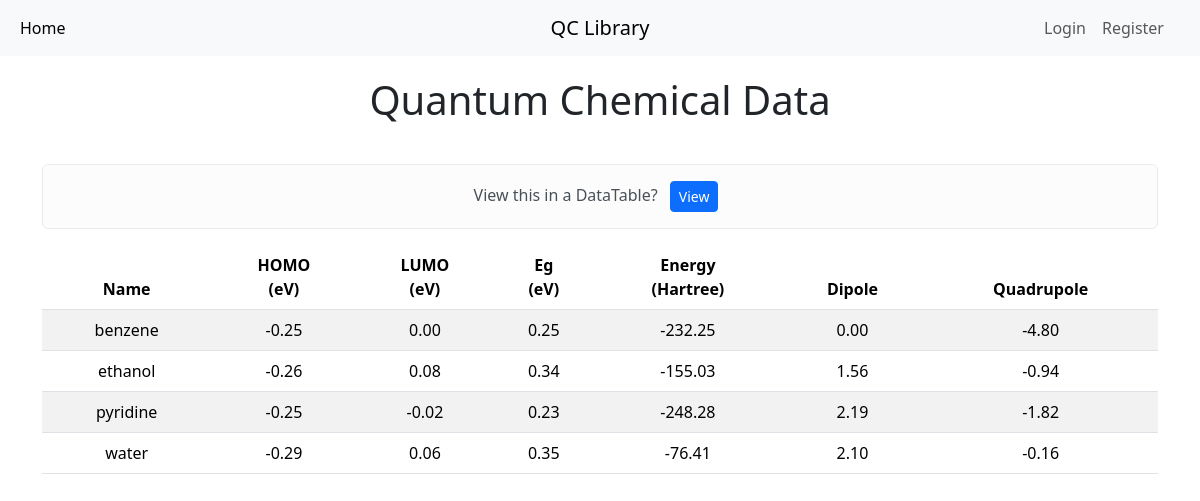
The page / on the database its author committed.
### main.py (models this page shows)
class QC_data(db.Model):
    __tablename__ = "data"
    id: Mapped[int] = mapped_column(Integer, primary_key=True)
    qc_name: Mapped[str] = mapped_column(String(250), unique=True, nullable=False)
    HOMO: Mapped[Decimal] = mapped_column(Numeric(5, 2), nullable=False)
    LUMO: Mapped[Decimal] = mapped_column(Numeric(5, 2), nullable=False)
    Eg: Mapped[Decimal] = mapped_column(Numeric(5, 2), nullable=False)
    Energy: Mapped[Decimal] = mapped_column(Numeric(5, 2), nullable=False)
    Dipole: Mapped[Decimal] = mapped_column(Numeric(5, 2), nullable=False)
    Quadrupole: Mapped[Decimal] = mapped_column(Numeric(5, 2), nullable=False)

### main.py (the view)
@app.route("/")
def home():
    result = db.session.execute(db.select(QC_data).order_by(QC_data.qc_name))
    all_data = result.scalars()
    return render_template(
        "index.html", data=all_data, logged_in=current_user.is_authenticated
    )

### templates/index.html (shortened to what this page needs)
{% extends "base.html" %}
{% block content %}
<div class="container justify-content-center">
  <div class="col-auto">
    <h1 class="text-center" style="margin-top: 20px; margin-bottom: 40px;">Quantum Chemical Data</h1>
    {% if data == []: %}
    <p>No data available. Add data below.</p>
    {% else: %}
    <div class="alert alert-light text-center" role="alert">
      View this in a DataTable?
      <a type="button" class="btn btn-primary btn-sm mx-2" href="{{ url_for('dt') }}">View</a>
    </div>
    <table class="table table-striped table-hover table-responsive text-center align-middle">
      <thead>
        <tr>
          <th scope="col">Name</th>
          <th scope="col">HOMO<br>(eV)</th>
          <th scope="col">LUMO<br>(eV)</th>
          <th scope="col">Eg<br>(eV)</th>
          <th scope="col">Energy<br>(Hartree)</th>
          <th scope="col">Dipole</th>
          <th scope="col">Quadrupole</th>
        </tr>
      </thead>
      <tbody>
        {% for molecule in data %}
        <tr>
          <td scope="row">{{molecule.qc_name}}</td>
          <td scope="row">{{molecule.HOMO}}</td>
          <td scope="row">{{molecule.LUMO}}</td>
          <td scope="row">{{molecule.Eg}}</td>
          <td scope="row">{{molecule.Energy}}</td>
          <td scope="row">{{molecule.Dipole}}</td>
          <td scope="row">{{molecule.Quadrupole}}</td>
        </tr>
        {% endfor %}
      </tbody>
    </table>
    {% endif %}
  </div>
</div>
{% endblock %}

### templates/base.html (shortened to what this page needs)
<!DOCTYPE html>
<link href="https://cdn.jsdelivr.net/npm/bootstrap@5.3.3/dist/css/bootstrap.min.css" rel="stylesheet">
<html lang="en">
  <head>
  </head>
  <body>
    <nav class="navbar navbar-expand-md navbar-light bg-light">
      <div class="container-fluid">
          <div class="navbar-collapse collapse w-100 order-1 order-md-0 dual-collapse2">
            <div class="collapse navbar-collapse" id="navbarNavAltMarkup">
              <div class="navbar-nav">
                <a class="nav-link active" aria-current="page" href="{{ url_for('home') }}">Home</a>
              </div>
            </div>
          </div>
          <div class="mx-auto order-0">
              <a class="navbar-brand mx-auto" href="{{ url_for('home') }}">QC Library</a>
          </div>
          <div class="navbar-collapse collapse w-100 order-3 dual-collapse2">
            <div class="navbar-nav ms-auto">
              {% if not logged_in: %}
              <a class="nav-link" href="{{ url_for('login') }}">Login</a>
              <a class="nav-link" href="{{ url_for('register') }}">Register</a>
              {% endif %}
              <a class="nav-link">{{current_user.name}}</a>
              </div>
        </div>
      </div>
    </nav>
  {% block content %}
  {% endblock %}
  </body>
</html>

### rows shown on the page
QC_data: qc_name "benzene", HOMO "-0.25", LUMO "0.00", Eg "0.25", Energy "-232.25", Dipole "0.00", Quadrupole "-4.80"
QC_data: qc_name "ethanol", HOMO "-0.26", LUMO "0.08", Eg "0.34", Energy "-155.03", Dipole "1.56", Quadrupole "-0.94"
QC_data: qc_name "pyridine", HOMO "-0.25", LUMO "-0.02", Eg "0.23", Energy "-248.28", Dipole "2.19", Quadrupole "-1.82"
QC_data: qc_name "water", HOMO "-0.29", LUMO "0.06", Eg "0.35", Energy "-76.41", Dipole "2.10", Quadrupole "-0.16"
